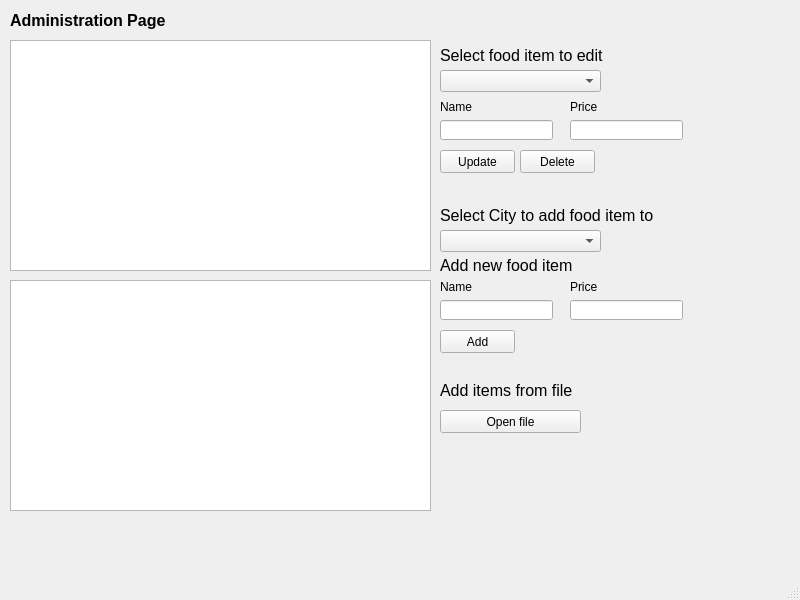
<?xml version="1.0" encoding="UTF-8"?>
<ui version="4.0">
 <class>adminpage</class>
 <widget class="QMainWindow" name="adminpage">
  <property name="geometry">
   <rect>
    <x>0</x>
    <y>0</y>
    <width>800</width>
    <height>600</height>
   </rect>
  </property>
  <property name="windowTitle">
   <string>MainWindow</string>
  </property>
  <widget class="QWidget" name="centralwidget">
   <widget class="QTableView" name="tableView">
    <property name="geometry">
     <rect>
      <x>10</x>
      <y>40</y>
      <width>421</width>
      <height>231</height>
     </rect>
    </property>
   </widget>
   <widget class="QTableView" name="tableView_2">
    <property name="geometry">
     <rect>
      <x>10</x>
      <y>280</y>
      <width>421</width>
      <height>231</height>
     </rect>
    </property>
   </widget>
   <widget class="QLabel" name="label">
    <property name="geometry">
     <rect>
      <x>10</x>
      <y>10</y>
      <width>181</width>
      <height>21</height>
     </rect>
    </property>
    <property name="text">
     <string>&lt;html&gt;&lt;head/&gt;&lt;body&gt;&lt;p&gt;&lt;span style=&quot; font-size:12pt; font-weight:600;&quot;&gt;Administration Page&lt;/span&gt;&lt;/p&gt;&lt;/body&gt;&lt;/html&gt;</string>
    </property>
   </widget>
   <widget class="QLabel" name="label_2">
    <property name="geometry">
     <rect>
      <x>440</x>
      <y>40</y>
      <width>171</width>
      <height>31</height>
     </rect>
    </property>
    <property name="text">
     <string>&lt;html&gt;&lt;head/&gt;&lt;body&gt;&lt;p&gt;&lt;span style=&quot; font-size:12pt;&quot;&gt;Select food item to edit&lt;/span&gt;&lt;/p&gt;&lt;/body&gt;&lt;/html&gt;</string>
    </property>
   </widget>
   <widget class="QComboBox" name="comboBox">
    <property name="geometry">
     <rect>
      <x>440</x>
      <y>70</y>
      <width>161</width>
      <height>22</height>
     </rect>
    </property>
   </widget>
   <widget class="QLineEdit" name="lineEdit">
    <property name="geometry">
     <rect>
      <x>440</x>
      <y>120</y>
      <width>113</width>
      <height>20</height>
     </rect>
    </property>
   </widget>
   <widget class="QLabel" name="label_3">
    <property name="geometry">
     <rect>
      <x>440</x>
      <y>100</y>
      <width>47</width>
      <height>13</height>
     </rect>
    </property>
    <property name="text">
     <string>Name</string>
    </property>
   </widget>
   <widget class="QLineEdit" name="lineEdit_2">
    <property name="geometry">
     <rect>
      <x>570</x>
      <y>120</y>
      <width>113</width>
      <height>20</height>
     </rect>
    </property>
   </widget>
   <widget class="QLabel" name="label_4">
    <property name="geometry">
     <rect>
      <x>570</x>
      <y>100</y>
      <width>47</width>
      <height>13</height>
     </rect>
    </property>
    <property name="text">
     <string>Price</string>
    </property>
   </widget>
   <widget class="QLabel" name="label_5">
    <property name="geometry">
     <rect>
      <x>440</x>
      <y>250</y>
      <width>171</width>
      <height>31</height>
     </rect>
    </property>
    <property name="text">
     <string>&lt;html&gt;&lt;head/&gt;&lt;body&gt;&lt;p&gt;&lt;span style=&quot; font-size:12pt;&quot;&gt;Add new food item&lt;/span&gt;&lt;/p&gt;&lt;/body&gt;&lt;/html&gt;</string>
    </property>
   </widget>
   <widget class="QPushButton" name="pushButton">
    <property name="geometry">
     <rect>
      <x>440</x>
      <y>150</y>
      <width>75</width>
      <height>23</height>
     </rect>
    </property>
    <property name="text">
     <string>Update</string>
    </property>
   </widget>
   <widget class="QPushButton" name="pushButton_2">
    <property name="geometry">
     <rect>
      <x>520</x>
      <y>150</y>
      <width>75</width>
      <height>23</height>
     </rect>
    </property>
    <property name="text">
     <string>Delete</string>
    </property>
   </widget>
   <widget class="QLabel" name="label_6">
    <property name="geometry">
     <rect>
      <x>570</x>
      <y>280</y>
      <width>47</width>
      <height>13</height>
     </rect>
    </property>
    <property name="text">
     <string>Price</string>
    </property>
   </widget>
   <widget class="QLabel" name="label_7">
    <property name="geometry">
     <rect>
      <x>440</x>
      <y>280</y>
      <width>47</width>
      <height>13</height>
     </rect>
    </property>
    <property name="text">
     <string>Name</string>
    </property>
   </widget>
   <widget class="QLineEdit" name="lineEdit_3">
    <property name="geometry">
     <rect>
      <x>440</x>
      <y>300</y>
      <width>113</width>
      <height>20</height>
     </rect>
    </property>
   </widget>
   <widget class="QLineEdit" name="lineEdit_4">
    <property name="geometry">
     <rect>
      <x>570</x>
      <y>300</y>
      <width>113</width>
      <height>20</height>
     </rect>
    </property>
   </widget>
   <widget class="QPushButton" name="pushButton_3">
    <property name="geometry">
     <rect>
      <x>440</x>
      <y>330</y>
      <width>75</width>
      <height>23</height>
     </rect>
    </property>
    <property name="text">
     <string>Add</string>
    </property>
   </widget>
   <widget class="QLabel" name="label_8">
    <property name="geometry">
     <rect>
      <x>440</x>
      <y>200</y>
      <width>221</width>
      <height>31</height>
     </rect>
    </property>
    <property name="text">
     <string>&lt;html&gt;&lt;head/&gt;&lt;body&gt;&lt;p&gt;&lt;span style=&quot; font-size:12pt;&quot;&gt;Select City to add food item to&lt;/span&gt;&lt;/p&gt;&lt;/body&gt;&lt;/html&gt;</string>
    </property>
   </widget>
   <widget class="QComboBox" name="comboBox_2">
    <property name="geometry">
     <rect>
      <x>440</x>
      <y>230</y>
      <width>161</width>
      <height>22</height>
     </rect>
    </property>
   </widget>
   <widget class="QLabel" name="label_9">
    <property name="geometry">
     <rect>
      <x>440</x>
      <y>380</y>
      <width>151</width>
      <height>21</height>
     </rect>
    </property>
    <property name="text">
     <string>&lt;html&gt;&lt;head/&gt;&lt;body&gt;&lt;p&gt;&lt;span style=&quot; font-size:12pt;&quot;&gt;Add items from file&lt;/span&gt;&lt;/p&gt;&lt;/body&gt;&lt;/html&gt;</string>
    </property>
   </widget>
   <widget class="QPushButton" name="pushButton_4">
    <property name="geometry">
     <rect>
      <x>440</x>
      <y>410</y>
      <width>141</width>
      <height>23</height>
     </rect>
    </property>
    <property name="text">
     <string>Open file</string>
    </property>
   </widget>
  </widget>
  <widget class="QMenuBar" name="menubar">
   <property name="geometry">
    <rect>
     <x>0</x>
     <y>0</y>
     <width>800</width>
     <height>21</height>
    </rect>
   </property>
  </widget>
  <widget class="QStatusBar" name="statusbar"/>
 </widget>
 <resources/>
 <connections/>
</ui>
